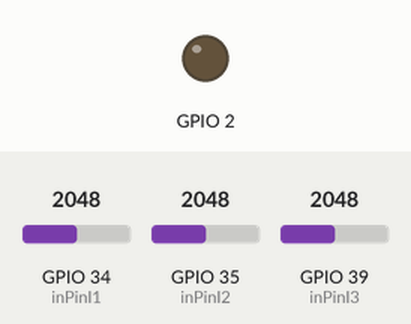
Recording of a sketch running on a simulated ESP32. On the bench: output pins drawn as LEDs (lit = HIGH). The test bench sets the inputs (shaded band); at power-on: GPIO 34 (inPinI1) = 2048, GPIO 35 (inPinI2) = 2048, GPIO 39 (inPinI3) = 2048. WiFi joins after 1.5 s; servers stay silent unless stated; uploads are accepted with an empty reply; what the sketch prints to the serial monitor is not drawn.

Above: at 0.0 s.
At 1.6 s:
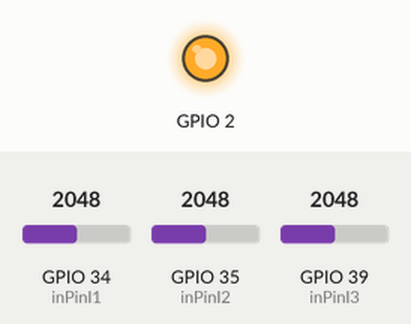
Timing chart, 0 to 3.3 s (numbered marks = the images above):
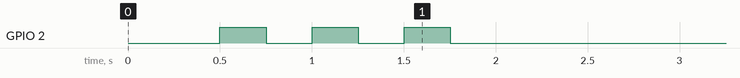

The sketch:

EmonCMS_ESP32.ino
```cpp
/*
 * Downloaded from: technik-fan.de/index.php/Open_Energy_Monitor_mit_dem_ESP32
 */
#include <Arduino.h>
#include <WiFi.h>

//Setup variables
int numberOfSamples = 9000;

const char* host = "emoncms-server.de";

//WiFi Watchdog
static bool sta_was_connected = false;

//Set Voltage and current input pins
int inPinI1 = 34;
int inPinI2 = 35;
int inPinI3 = 39;

//First Run Counter
int firstrun = 0;

//Power Calculation
float PowerSum = 0;

//WiFi Part
const char* ssid     = "IoT";
const char* password = "0603075972";

// CT: Voltage depends on current, burden resistor, and turns
#define CT_BURDEN_RESISTOR    62
#define CT_TURNS              1800
#define VOLTAGE               225

//Calibration coeficients
//These need to be set in order to obtain accurate results
//Set the above values first and then calibrate futher using normal calibration method described on how to build it page.
double ICAL = 1.08;

// Initial gueses for ratios, modified by VCAL/ICAL tweaks
double I_RATIO = (long double)CT_TURNS / CT_BURDEN_RESISTOR * 3.3 / 4096 * ICAL;

//Filter variables 1
double lastFilteredI, filteredI;
double sqI,sumI;
//Sample variables
int lastSampleI,sampleI;

//Filter variables 2
double lastFilteredI1, filteredI1;
double sqI1,sumI1;
//Sample variables
int lastSampleI1,sampleI1;

//Filter variables 3
double lastFilteredI3, filteredI3;
double sqI3,sumI3;
//Sample variables
int lastSampleI3,sampleI3;

//Useful value variables
double Irms1;
double Irms2;
double Irms3;
unsigned long timer;

//EspClass ESPm;
String url = "";

//WiFi
void WIFI_Connect()
{
  digitalWrite(2,1);
  WiFi.disconnect();
  Serial.println("Booting Sketch...");
  WiFi.mode(WIFI_AP_STA);
  WiFi.begin(ssid, password);
    // Wait for connection
  for (int i = 0; i < 25; i++)
  {
    if ( WiFi.status() != WL_CONNECTED ) {
      delay ( 250 );
      digitalWrite(2,0);
      Serial.print ( "." );
      delay ( 250 );
      digitalWrite(2,1);
    }
  }
  digitalWrite(2,0);
}


void setup() {
  //Set Information LED
  pinMode(2, OUTPUT);
  //Set Analog Inputs
  pinMode(inPinI1,INPUT);
  adcAttachPin(inPinI1);
  pinMode(inPinI2,INPUT);
  adcAttachPin(inPinI2);
  pinMode(inPinI3,INPUT);
  adcAttachPin(inPinI3);

  Serial.begin(115200);
  delay(500);
  //WiFi Part
  WIFI_Connect();

}

void loop() {
timer = millis();

//Wifi WatchDog
WiFi.onEvent(WiFiEvent);

//Check if WiFi is here
//Automatically reconnect the ESP32 if the WiFi Router is not there...
if (WiFi.status() != WL_CONNECTED)
    {
      WiFi.onEvent(WiFiEvent);
      WIFI_Connect();
    } else {

//**************************************************************************
//Phase1
  for (int n=0; n<numberOfSamples; n++)
{

   //Used for offset removal
   lastSampleI=sampleI;

   //Read in voltage and current samples.
   sampleI = analogRead(inPinI1);

   //Used for offset removal
   lastFilteredI = filteredI;

   //Digital high pass filters to remove 1.6V DC offset.
   filteredI = 0.9989 * (lastFilteredI+sampleI-lastSampleI);

   //Root-mean-square method current
   //1) square current values
   sqI = filteredI * filteredI;
   //2) sum
   sumI += sqI;
   delay(0.00002);
}

//Calculation of the root of the mean of the voltage and current squared (rms)
//Calibration coeficients applied.
Irms1 = (I_RATIO * sqrt(sumI / numberOfSamples)) - 0.16;
if ((Irms1 < 0) || (firstrun < 2)){ Irms1 = 0; }; //Set negative Current to zero and ignore the first 2 calculations
sumI = 0;

Serial.println("Irms1:"+String(Irms1));

//**************************************************************************
//Phase2
 for (int n=0; n<numberOfSamples; n++)
{

   //Used for offset removal
   lastSampleI1=sampleI1;

   //Read in voltage and current samples.
   sampleI1 = analogRead(inPinI2);

   //Used for offset removal
   lastFilteredI1 = filteredI1;

   //Digital high pass filters to remove 1.6V DC offset.
   filteredI1 = 0.9989 * (lastFilteredI1+sampleI1-lastSampleI1);

   //Root-mean-square method current
   //1) square current values
   sqI1 = filteredI1 * filteredI1;
   //2) sum
   sumI1 += sqI1;
   delay(0.00002);
}

//Calculation of the root of the mean of the voltage and current squared (rms)
//Calibration coeficients applied.
Irms2 = (I_RATIO * sqrt(sumI1 / numberOfSamples)) - 0.16;
if ((Irms2 < 0) || (firstrun < 2)){ Irms2 = 0; }; //Set negative Current to zero and ignore the first 2 calculations
sumI1 = 0;

Serial.println("Irms2:"+String(Irms2));

//**************************************************************************
//Phase3
 for (int n=0; n<numberOfSamples; n++)
{

   //Used for offset removal
   lastSampleI3=sampleI3;

   //Read in voltage and current samples.
   sampleI3 = analogRead(inPinI3);

   //Used for offset removal
   lastFilteredI3 = filteredI3;

   //Digital high pass filters to remove 1.6V DC offset.
   filteredI3 = 0.9989 * (lastFilteredI3+sampleI3-lastSampleI3);

   //Root-mean-square method current
   //1) square current values
   sqI3 = filteredI3 * filteredI3;
   //2) sum
   sumI3 += sqI3;
   delay(0.0002);
}

//Calculation of the root of the mean of the voltage and current squared (rms)
//Calibration coeficients applied.
Irms3 = (I_RATIO * sqrt(sumI3 / numberOfSamples)) - 0.16;
if ((Irms3 < 0) || (firstrun < 2)){ Irms3 = 0; }; //Set negative Current to zero and ignore the first 2 calculations
sumI3 = 0;
Serial.println("Irms3:"+String(Irms3));

Serial.println("Summe:"+String(Irms1+Irms2+Irms3));

//Calculate Power
PowerSum = ((Irms1+Irms2+Irms3) * VOLTAGE);

//Send the data to the server...
  if ((WiFi.status() == WL_CONNECTED) && (firstrun >= 2)) { //WiFi Check, ignore the first data

    // Use WiFiClient class to create TCP connections
    WiFiClient client;
    const int httpPort = 80;
    if (!client.connect(host, httpPort)) {
        Serial.println("connection failed");
        return;
    }
    // We now create a URI for the request
    String url = "/emoncms/input/post.json?node=1&apikey=xxxxxxxxxxxxxxxxxxxxxx&json={";
    //url += value;
    url = url + "Phase1:" + Irms1 + ",";
    url = url + "Phase2:" + Irms2 + ",";
    url = url + "Phase3:" + Irms3 + ",";
    url = url + "PowerSum:" + PowerSum + "}";

    Serial.print("Requesting URL: ");
    Serial.println(url);

    // This will send the request to the server
    client.print(String("GET ") + url + " HTTP/1.1\r\n" +
                 "Host: " + host + "\r\n" +
                 "Connection: close\r\n\r\n");
    unsigned long timeout = millis();
    while (client.available() == 0) {
        if (millis() - timeout > 5000) {
            Serial.println(">>> Client Timeout !");
            client.stop();
            return;
        }
    }

    /*
    // Read all the lines of the reply from server and print them to Serial
    while(client.available()) {
        String line = client.readStringUntil('\r');
        Serial.print(line);
    }*/

    }

  if (firstrun <= 2) {firstrun++;}; //Counter for Trash Data
  delay(1000);
    }//WiFi Watchdog
}

//Wifi Watchdog
void WiFiEvent(WiFiEvent_t event) {
  Serial.printf("[WiFi-event] event: %d  - ", event);
  switch(event) {
  case SYSTEM_EVENT_STA_GOT_IP:
      Serial.println("WiFi connected");
      Serial.print("IP address: "); Serial.println(WiFi.localIP());
      break;
  case SYSTEM_EVENT_STA_DISCONNECTED:
      Serial.println("WiFi lost connection");
      WiFi.begin();   // <<<<<<<<<<<  added  <<<<<<<<<<<<<<<
      ESP.restart();
      break;
  case SYSTEM_EVENT_STA_START:
      Serial.println("ESP32 station start");
      break;
  case SYSTEM_EVENT_STA_CONNECTED:
      Serial.println("ESP32 station connected to AP");
      break;
  case SYSTEM_EVENT_STA_LOST_IP:
      Serial.println("ESP32 Lost IP");
      WiFi.begin();   // <<<<<<<<<<<  added  <<<<<<<<<<<<<<<
      ESP.restart();
      break;
  }
}
```
